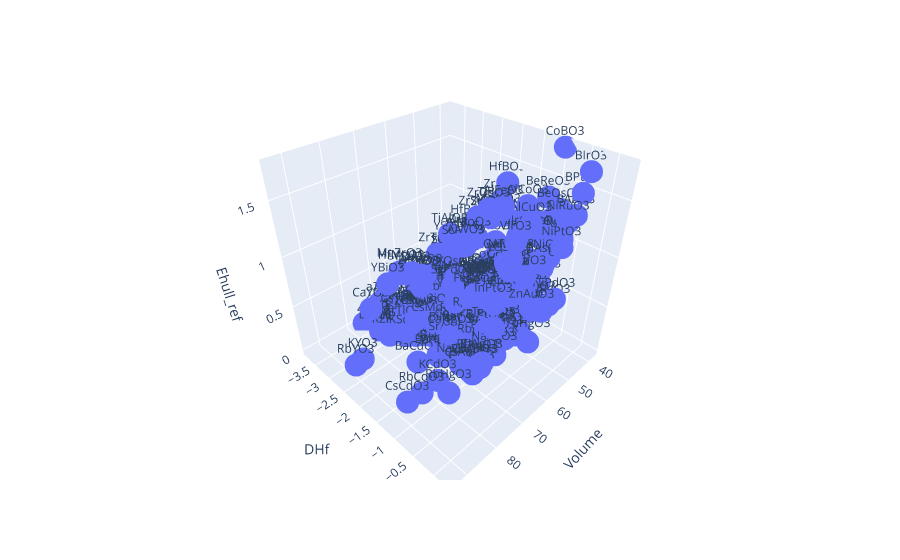

The cell this chart's notebook holds for it:
### Code cell
fig = px.scatter_3d(df_bulk, x = 'Volume', y = 'DHf', z = 'Ehull_ref', text = 'formula',
                    )
# py.iplot(fig)
fig.show()

### Figure 1 — Plotly figure (JSON) as saved in the notebook; plotly's stock layout.template omitted (floating-point values rounded to 4 significant figures; data arrays with more than 128 entries replaced by an {"elided": "..."} marker saying what was removed)
{"data": [{"hovertemplate": "Volume=%{x}<br>DHf=%{y}<br>Ehull_ref=%{z}<br>formula=%{text}<extra></extra>", "legendgroup": "", "marker": {"color": "#636efa", "symbol": "circle"}, "mode": "markers+text", "name": "", "scene": "scene", "showlegend": false, "text": {"elided": "347 str values"}, "type": "scatter3d", "x": {"elided": "347 float values"}, "y": {"elided": "347 float values"}, "z": {"elided": "347 float values"}}], "layout": {"legend": {"tracegroupgap": 0}, "margin": {"t": 60}, "scene": {"domain": {"x": [0, 1], "y": [0, 1]}, "xaxis": {"title": {"text": "Volume"}}, "yaxis": {"title": {"text": "DHf"}}, "zaxis": {"title": {"text": "Ehull_ref"}}}}}
